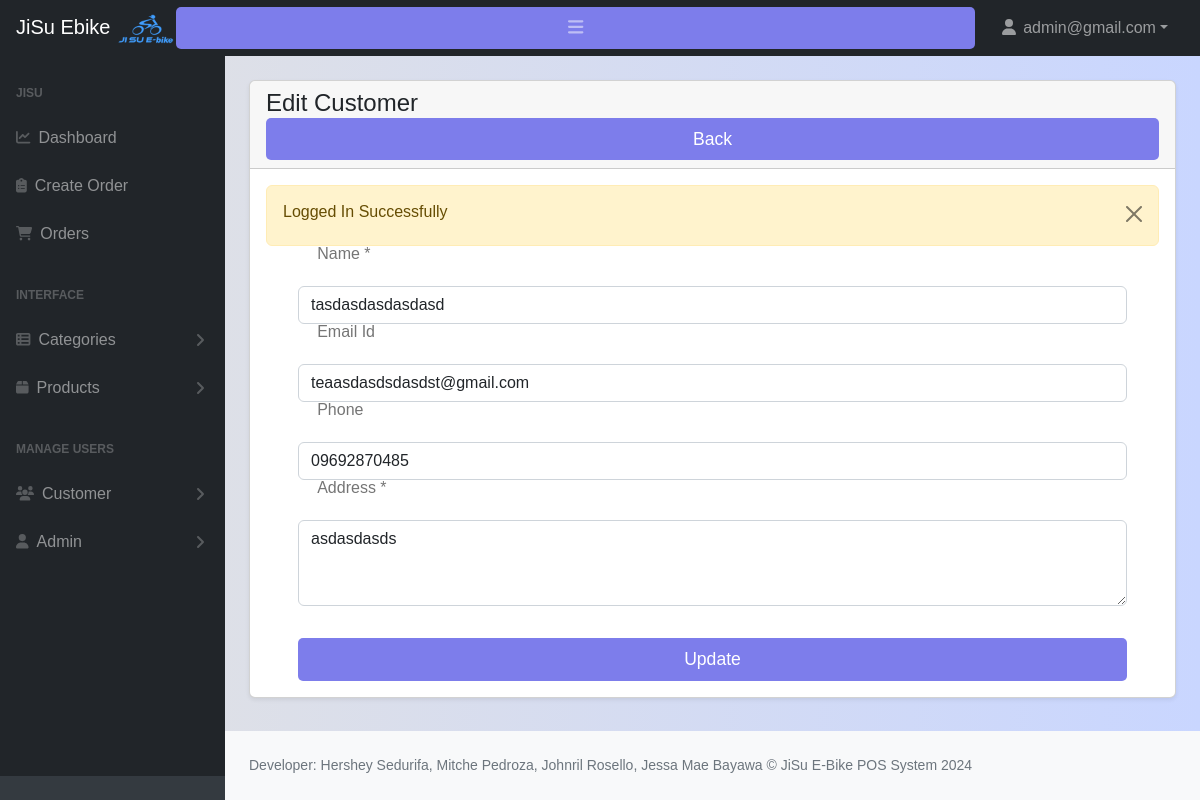
/admin/customers-edit.php?id=74 (signed in), run on the app's committed database.
### tables this page shows
CREATE TABLE `customers` (
  `id` int(11) NOT NULL,
  `name` varchar(255) NOT NULL,
  `email` varchar(255) DEFAULT NULL,
  `phone` varchar(255) DEFAULT NULL,
  `status` tinyint(1) NOT NULL DEFAULT 0 COMMENT '0=visible,1=hidden',
  `address` varchar(150) NOT NULL,
  `created_at` date NOT NULL DEFAULT current_timestamp()
);

### admin/customers-edit.php (the view, shortened to what this page needs)
<?php include('includes/header.php'); ?>
<div class="container-fluid px-4">
        <div class="card mt-4 shadow-sm">
          <div class="card-header">
               <h4 class="mb-0">Edit Customer
                    <a href="customers.php" class="btn btn-danger float-end">Back</a>
               </h4>
          </div>
          <div class="card-body">
               <form action="code.php" method="POST">
               <?php
                   $paramValue = checkParamId('id');
                   $customer = getById('customers', $paramValue);
                   if($customer['status'] == 200)
                   {
                       ?>
                       <div class="row">
    <div class="col-md-12 mb-3">
        <label for="">Name *</label>
        <input type="text" name="name" required value="<?= $customer['data']['name']; ?>" class="form-control" />
    </div>
    <div class="col-md-12 mb-3">
        <label for="">Email Id</label>
        <input type="email" name="email" value="<?= $customer['data']['email']; ?>" class="form-control" />
    </div>
    <div class="col-md-12 mb-3">
        <label for="">Phone</label>
        <input type="number" name="phone" value="<?= $customer['data']['phone']; ?>" class="form-control" />
    </div>
    <div class="col-md-12 mb-3">
        <label for="">Address *</label>
        <textarea name="address" class="form-control" rows="3" required><?= $customer['data']['address']; ?></textarea>
    </div>
    <div class="d-flex justify-content-end mt-3">
        <br />
        <button type="submit" name="updateCustomer" class="btn btn-primary">Update</button>
    </div>
</div>
                <?php
                   }
                   else
                   {
                    echo '<h5>'.$customer['message'].'</h5>';
                    return false;
                   }
               ?>
               </form>
          </div>
        </div>
     </div>
<?php include('includes/footer.php'); ?>

### customer/style.css (style rules this page uses)
* { margin:0; padding:0; box-sizing:border-box; font-family:"poppins",sans-serif; }
body { background-color: #c9d6ff; background:linear-gradient(to right,#e2e2e2,#c9d6ff); }
form { margin:0 2rem; }
input { color:inherit; width:100%; background-color:transparent; border:none; border-bottom:1px solid #757575; padding-left:1.5rem; font-size:15px; }
input::placeholder { color:transparent; }
label { color:#757575; position:relative; left:1.2em; top:-1.3em; cursor:auto; transition:0.3s ease all; }
.btn { font-size:1.1rem; padding:8px 0; border-radius:5px; outline:none; border:none; width:100%; background:rgb(125,125,235); color:white; cursor:pointer; transition:0.9s; }
button { color:rgb(125,125,235); border:none; background-color:transparent; font-size:1rem; font-weight:bold; }

### data on the page
customers: name "tasdasdasdasdasd", email "teaasdasdsdasdst@gmail.com", phone "09692870485", address "asdasdasds"

### other printed values
$_SESSION['loggedInUser']['email'] "admin@gmail.com"
$_SESSION['status'] "Logged In Successfully"
